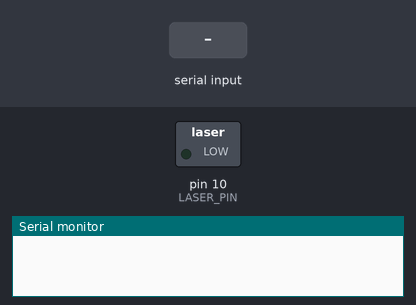
The sketch below on a simulated Arduino Uno, built with avr-gcc and run on an emulated ATmega328P. Shown: switched loads named in the sketch (green lamp = pin HIGH), the last lines printed to the serial monitor. The test bench sets the inputs (shaded band).

Above: at 1.2 s.
1.3 s: "!" received over Serial
At 1.67 s:
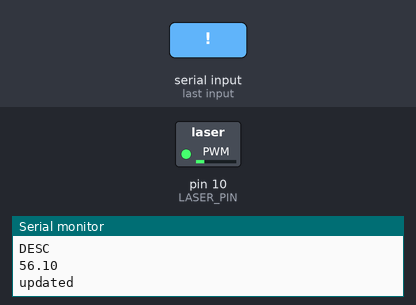
3.2 s: "~" received over Serial
At 4.6 s:
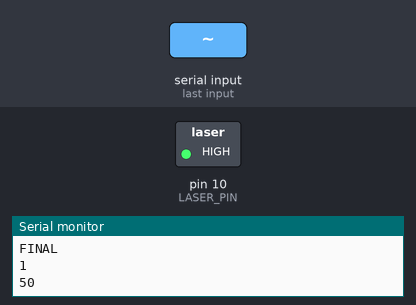
Timing chart, 0 to 6.2 s (numbered marks = the images above; inputs shaded):
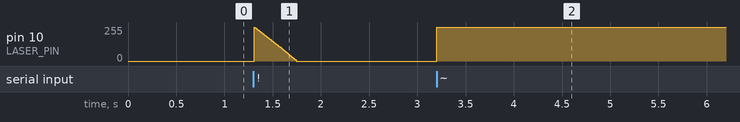

Measured:
- after the input at 3.2 s, pin 10 (LASER_PIN): 0/255 → 255/255 at once

The sketch:

laser.ino
```cpp
// AUTHOR: Albert Qu, 02/07/2022
#define LASER_PIN 10
#define DT 5  // tone duration in ms
#define FALL_DURATION 250 // LED duration in ms
#define VM 255

String inString = "";
float f_t = 0;
int N_t;
int N_M = floor(FALL_DURATION / DT);
float k = VM / ((float) N_M);

void setup()
{
  Serial.begin(38400);  // initialize serial communications at 9600 bps
  pinMode(LASER_PIN, OUTPUT);
  analogWrite(LASER_PIN, 0);
  N_t = -1;
}
// Cite: [Arduino - StringToIntExample](https://www.arduino.cc/en/Tutorial.StringToIntExample)
void loop()
{
  if (Serial.available()>0) {
    // Available
    int inChar = Serial.read(); // convert the incoming byte to a char and add it to the string:
    if (inChar == '~') {
      // Reward Effected
      analogWrite(LASER_PIN, VM);
      N_t = -1;
      Serial.println(1);
      Serial.println(N_M);
    }

    else if (inChar == '!') {
      N_t = 0; // set state in RAMP_OFF
      f_t = VM;
      Serial.println("turning off");
      Serial.println(N_M);
      Serial.println(k);
      Serial.println(VM);
      Serial.println("OFF state");
    }

  }
  if (N_t != -1) { // RAMP_OFF state
      Serial.println(f_t);
      Serial.println(N_t);
      if (N_t < N_M) {
        Serial.println("DESC");
        f_t = max(VM - k * N_t, 0);
        N_t += 1;
        Serial.println(f_t);
        Serial.println("updated");
        analogWrite(LASER_PIN, (int) f_t);
      } else {
        Serial.println("FINAL");
        f_t = 0;
        analogWrite(LASER_PIN, f_t);
        N_t = -1;
      }
  }
  delay(DT);
}
```
